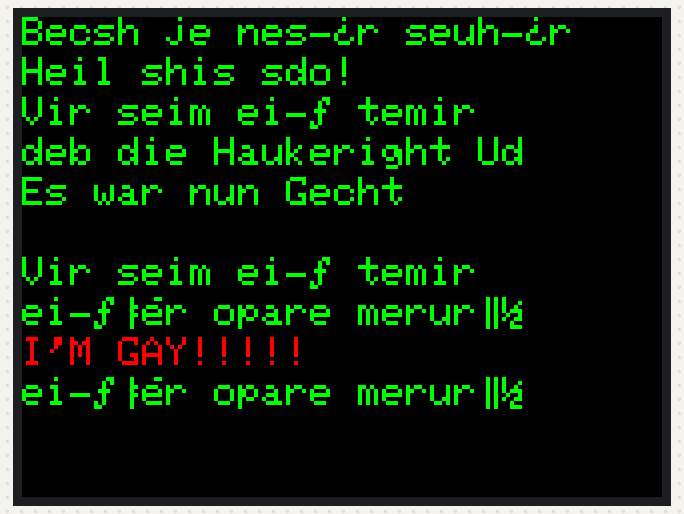
This sketch was run on a simulated Arduino Uno, built with avr-gcc and run on an emulated ATmega328P. Shown: 320×240 colour display. Random numbers use the default seed unless the sketch sets one; what the sketch prints to the serial monitor is not drawn.

Above: at 2.0 s.
At 6.5 s:
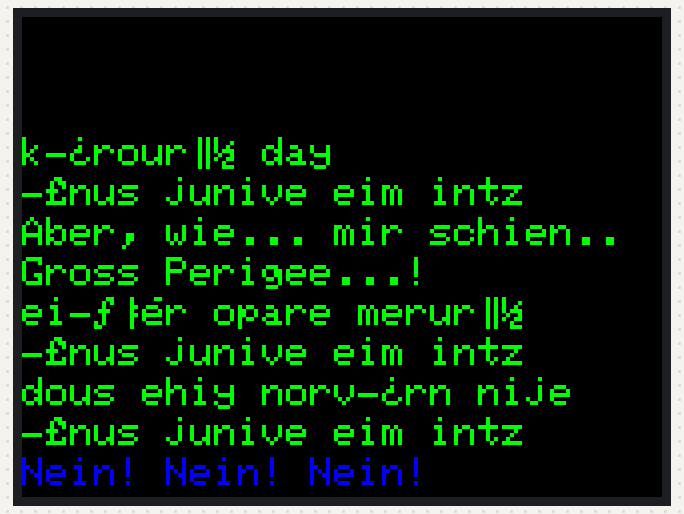
At 11.1 s:
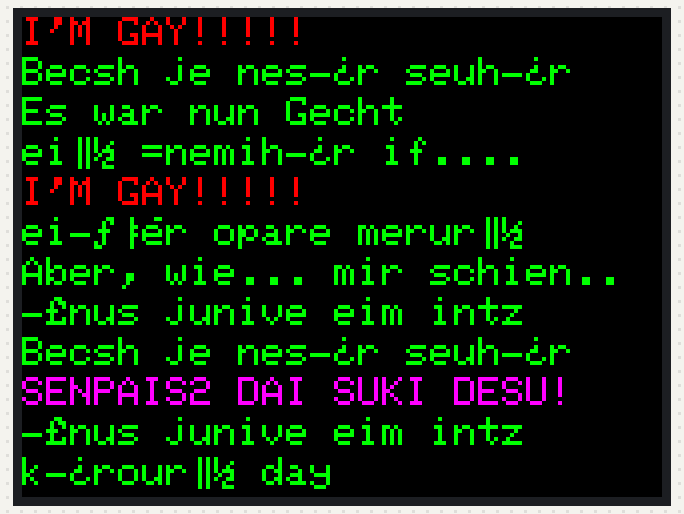
At 20.1 s:
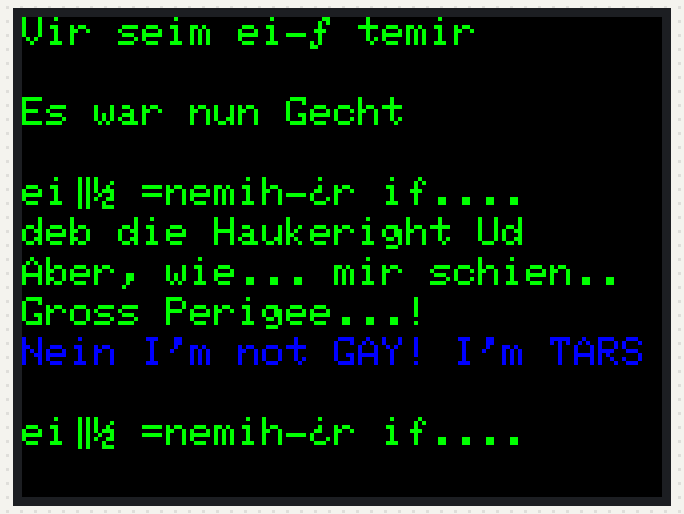
At 29.1 s:
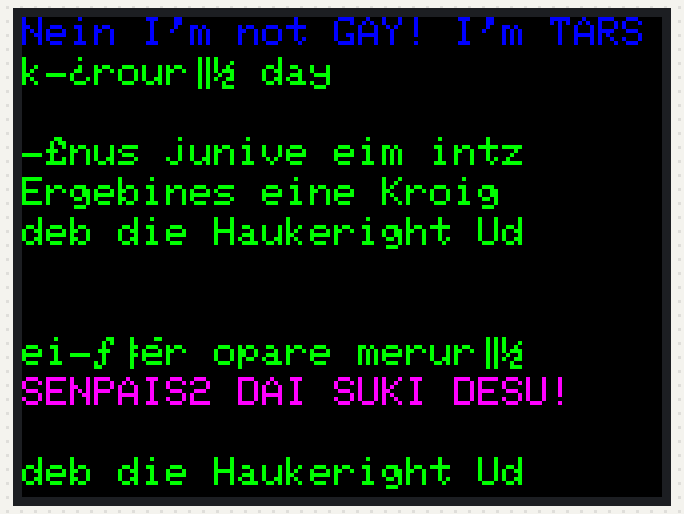
At 38.1 s:
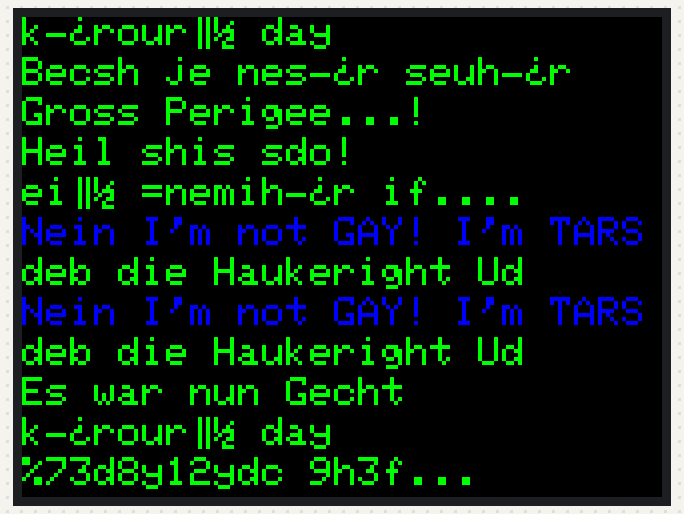

Measured:
- what the display in image 0 shows lasts 1.4 s, from 2.0 s to 3.4 s

The sketch:

TARS_DISPLAY.ino
```cpp
#include "SPI.h"
#include "Adafruit_GFX.h"
#include "Adafruit_ILI9341.h"

// For the Adafruit shield, these are the default.
#define TFT_DC 9
#define TFT_CS 10

// Use hardware SPI (on Uno, #13, #12, #11) and the above for CS/DC
Adafruit_ILI9341 tft = Adafruit_ILI9341(TFT_CS, TFT_DC);
// If using the breakout, change pins as desired
//Adafruit_ILI9341 tft = Adafruit_ILI9341(TFT_CS, TFT_DC, TFT_MOSI, TFT_CLK, TFT_RST, TFT_MISO);

void setup() {
  Serial.begin(9600);
  Serial.println("Made with ♡ by shissdo");

  tft.begin();

  // read diagnostics (optional but can help debug problems)
  uint8_t x = tft.readcommand8(ILI9341_RDMODE);
  Serial.print("Display Power Mode: 0x"); Serial.println(x, HEX);
  x = tft.readcommand8(ILI9341_RDMADCTL);
  Serial.print("MADCTL Mode: 0x"); Serial.println(x, HEX);
  x = tft.readcommand8(ILI9341_RDPIXFMT);
  Serial.print("Pixel Format: 0x"); Serial.println(x, HEX);
  x = tft.readcommand8(ILI9341_RDIMGFMT);
  Serial.print("Image Format: 0x"); Serial.println(x, HEX);
  x = tft.readcommand8(ILI9341_RDSELFDIAG);
  Serial.print("Self Diagnostic: 0x"); Serial.println(x, HEX);

  Serial.println(F("Benchmark                Time (microseconds)"));

  Serial.print(F("Text                     "));
  Serial.println(introText());
  delay(500);
  jamsText();
  delay(500);


  Serial.println(F("Done!"));

}


void loop(void) {
  tft.fillScreen(ILI9341_BLACK);
  animation();
  delay(1400);
}


unsigned long introText() {
  tft.setRotation(1);
  tft.fillScreen(ILI9341_BLACK);
  unsigned long start = micros();
  tft.setCursor(0, 0);
  tft.setTextColor(ILI9341_WHITE);
  tft.setTextSize(10);
  tft.println("TARS");
  tft.setTextSize(4);
  tft.println("__________");
  tft.setTextSize(1);
  tft.setTextColor(ILI9341_GREEN);

  int w = tft.width();
  int h = tft.height();
  int y;

  for (y=120; y < h;y+=4) tft.drawLine(0, y, w, y+1, ILI9341_RED);

  return micros() - start;
}

unsigned long jamsText() {
  tft.setRotation(1);
  tft.fillScreen(ILI9341_BLACK);
  unsigned long start = micros();
  tft.setCursor(0, 0);
  tft.setTextColor(ILI9341_WHITE);
  tft.setTextSize(10);
  tft.println("JAMS");
  tft.setTextSize(4);
  tft.println("__________");
  tft.setTextSize(1);
  tft.setTextColor(ILI9341_GREEN);

  int w = tft.width();
  int h = tft.height();
  int y;

  for (y=120; y < h;y+=4) tft.drawLine(0, y, w, y+1, ILI9341_GREEN);

  return micros() - start;
}

unsigned long animation() {
  unsigned long start = micros();
  tft.setRotation(1);
  int x,y,z, k, p;
  int w = tft.width();
  int h = tft.height();
  p=0;
  for(z=0; z<12; z+=1) {
    y = random(1, h);
    tft.setTextSize(2);

    k = random(1, 24);
    tft.setCursor(0, p);
    tft.setTextColor(ILI9341_GREEN);
    if (k==1) {
      tft.println("%73d8y12ydc 9h3f...");
    }
    if (k==2) {
      tft.println("kèrourƫ day");
    }
    if (k==3) {
      tft.println("eiƫ =nemihèr if....");
    }
    if (k==4) {
      tft.println("eißłr opare merurƫ");
    }
    if (k==5) {
      tft.println(" ");
    }
    if (k==6) {
      tft.println("Kai de nil saropèrn....");
    }
    if (k==7) {
      tft.println(" ");
    }
    if (k==8) {
      tft.println("Heil shis sdo!");
    }
    if (k==9) {
      tft.println("Vir seim eiß temir");
    }
    if (k==10) {
      tft.println("dous ehiy norvèrn nije");
    }
    if (k==11) {
      tft.println(" ");
    }
    if (k==12) {
      tft.println("Ünus junive eim intz");
    }
    if (k==13) {
      tft.println(" ");
    }
    if (k==14) {
      tft.println("Becsh je nesèr seuhèr");
    }
    if (k==15) {
      tft.println("Gross Perigee...!");
    }
    if (k==16) {
      tft.println("Aber, wie... mir schien..");
    }
    if (k==17) {
      tft.println("Ergebines eine Kroig");
    }
    if (k==18) {
      tft.println("Es war nun Gecht");
    }
    if (k==19) {
      tft.println("deb die Haukeright Ud");
    }
    if (k==20) {
      tft.setTextColor(ILI9341_RED);
      tft.println("I'M GAY!!!!!");
    }
    if (k==21) {
      tft.setTextColor(ILI9341_MAGENTA);
      tft.println("SENPAIS2 DAI SUKI DESU!");
    }
    if (k==22) {
      tft.setTextColor(ILI9341_BLUE);
      tft.println("Nein I'm not GAY! I'm TARS");
    }
    if (k==23) {
      tft.setTextColor(ILI9341_BLUE);
      tft.println("Nein! Nein! Nein!");
    }
    p+=20;
  }
  return micros() - start;
}
```
